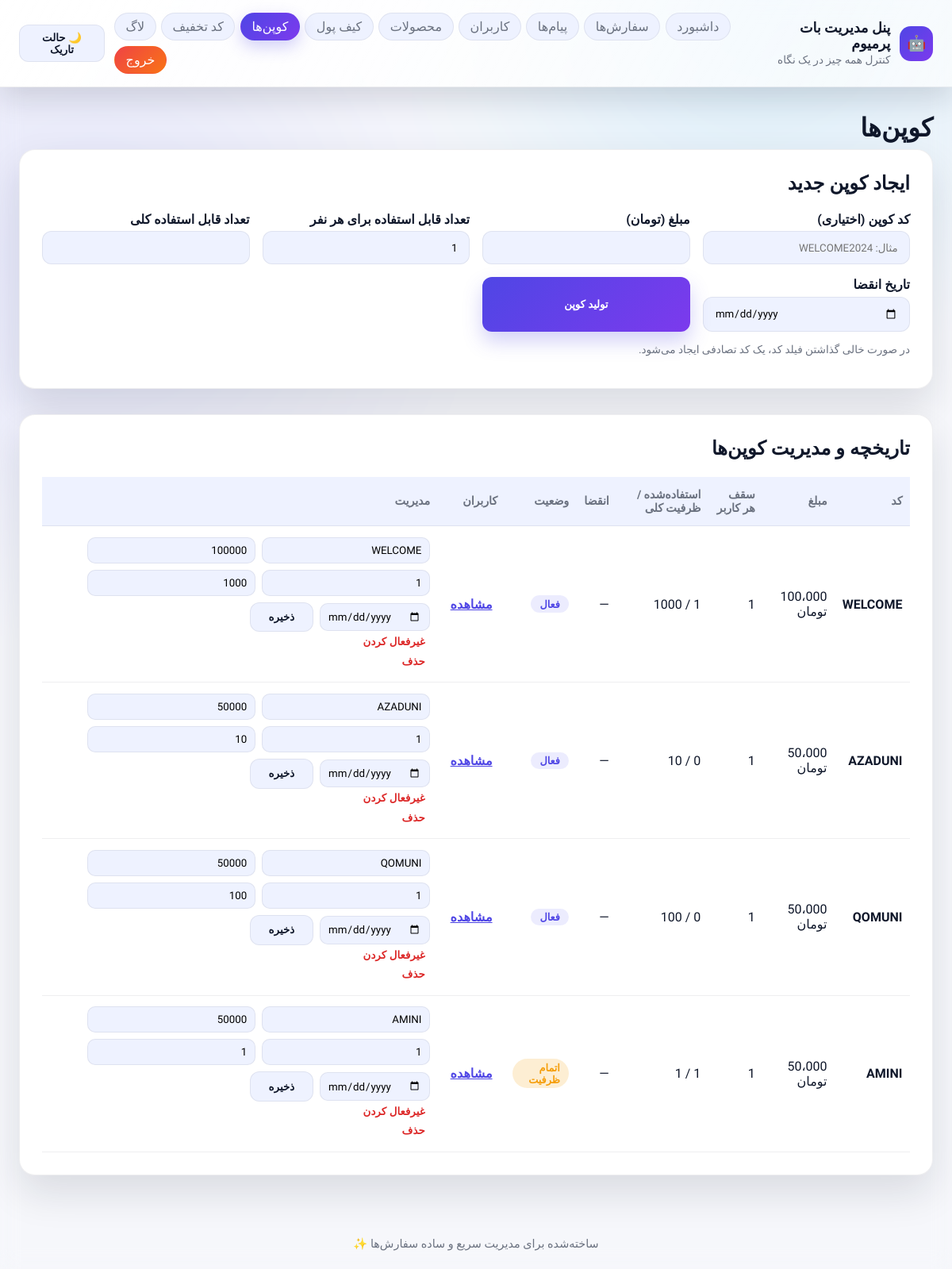
Screenshot of /coupons (signed in) with the database file from the repository.
### tables this page shows
CREATE TABLE coupons(
                id INTEGER PRIMARY KEY AUTOINCREMENT,
                code TEXT UNIQUE NOT NULL,
                amount INTEGER NOT NULL,
                usage_limit INTEGER NOT NULL,
                used_count INTEGER DEFAULT 0,
                is_active INTEGER DEFAULT 1,
                expires_at TEXT,
                created_at TEXT,
                updated_at TEXT
            , usage_limit_per_user INTEGER DEFAULT 1);

### app/webadmin/server.py (the view)
    @app.get("/coupons")
    async def coupons_page(request: Request, user: str = Depends(_login_required)):
        coupons = list_coupons(limit=200)
        now_dt = datetime.now()
        for item in coupons:
            try:
                item["amount"] = int(item.get("amount") or 0)
            except (TypeError, ValueError):
                item["amount"] = 0
            try:
                item["usage_limit"] = int(item.get("usage_limit") or 0)
            except (TypeError, ValueError):
                item["usage_limit"] = 0
            try:
                item["usage_limit_per_user"] = int(item.get("usage_limit_per_user") or 1)
            except (TypeError, ValueError):
                item["usage_limit_per_user"] = 1
            try:
                item["used_count"] = int(item.get("used_count") or 0)
            except (TypeError, ValueError):
                item["used_count"] = 0
            expires_at = item.get("expires_at")
            expires_value = ""
            is_expired = False
            if expires_at:
                try:
                    exp_dt = datetime.fromisoformat(str(expires_at))
                    is_expired = exp_dt < now_dt
                    expires_value = exp_dt.strftime("%Y-%m-%d")
                except ValueError:
                    expires_value = str(expires_at)[:10]
            item["expires_value"] = expires_value
            item["is_expired"] = is_expired
            item["remaining"] = max(item["usage_limit"] - item["used_count"], 0)
            item["is_active"] = bool(item.get("is_active"))
            redemptions = list_coupon_redemptions(item.get("id")) if item.get("id") else []
            item["redeemed_users"] = [
                {"user_id": row.get("user_id"), "times": int(row.get("times_used") or 0)}
                for row in redemptions
                if row.get("user_id") is not None
            ]
        return _render(
            request,
            "coupons.html",
            {
                "title": "مدیریت کوپن‌ها",
                "coupons": coupons,
                "format_amount": _format_amount,
                "format_datetime": _format_datetime,
                "nav": "coupons",
            },
        )

### app/webadmin/templates/coupons.html
{% extends 'base.html' %}
{% block content %}
<h1>کوپن‌ها</h1>
<section class="panel">
    <header><h2>ایجاد کوپن جدید</h2></header>
    <form method="post" action="{{ url_for('coupon_create') }}" class="form-grid">
        <label>کد کوپن (اختیاری)
            <input type="text" name="code" placeholder="مثال: WELCOME2024">
        </label>
        <label>مبلغ (تومان)
            <input type="number" name="amount" min="1" required>
        </label>
        <label>تعداد قابل استفاده برای هر نفر
            <input type="number" name="usage_limit_per_user" min="1" value="1" required>
        </label>
        <label>تعداد قابل استفاده کلی
            <input type="number" name="usage_limit" min="1" required>
        </label>
        <label>تاریخ انقضا
            <input type="date" name="expires_on">
        </label>
        <button type="submit" class="btn-primary">تولید کوپن</button>
    </form>
    <p class="hint">در صورت خالی گذاشتن فیلد کد، یک کد تصادفی ایجاد می‌شود.</p>
</section>
<section class="panel">
    <header><h2>تاریخچه و مدیریت کوپن‌ها</h2></header>
    <table>
        <thead>
            <tr>
                <th>کد</th>
                <th>مبلغ</th>
                <th>سقف هر کاربر</th>
                <th>استفاده‌شده / ظرفیت کلی</th>
                <th>انقضا</th>
                <th>وضعیت</th>
                <th>کاربران</th>
                <th>مدیریت</th>
            </tr>
        </thead>
        <tbody>
            {% for coupon in coupons %}
            <tr>
                <td><strong>{{ coupon.code }}</strong></td>
                <td>{{ format_amount(coupon.amount) }} تومان</td>
                <td>{{ coupon.usage_limit_per_user }}</td>
                <td>{{ coupon.used_count }} / {{ coupon.usage_limit }}</td>
                <td>
                    {% if coupon.expires_at %}
                        {{ format_datetime(coupon.expires_at) }}
                    {% else %}
                        —
                    {% endif %}
                </td>
                <td>
                    {% if not coupon.is_active %}
                        <span class="badge muted">غیرفعال</span>
                    {% elif coupon.is_expired %}
                        <span class="badge expired">منقضی</span>
                    {% elif coupon.usage_limit and coupon.used_count >= coupon.usage_limit %}
                        <span class="badge warning">اتمام ظرفیت</span>
                    {% else %}
                        <span class="badge approved">فعال</span>
                    {% endif %}
                </td>
                <td>
                    <a class="btn-ghost" href="{{ url_for('coupon_redemptions_page', coupon_id=coupon.id) }}">مشاهده</a>
                </td>
                <td>
                    <form method="post" action="{{ url_for('coupon_update', coupon_id=coupon.id) }}" class="form-inline">
                        <input type="text" name="code" value="{{ coupon.code }}" required>
                        <input type="number" name="amount" min="1" value="{{ coupon.amount }}" required>
                        <input type="number" name="usage_limit_per_user" min="1" value="{{ coupon.usage_limit_per_user }}" required>
                        <input type="number" name="usage_limit" min="{{ coupon.used_count if coupon.used_count else 1 }}" value="{{ coupon.usage_limit }}" required>
                        <input type="date" name="expires_on" value="{{ coupon.expires_value }}">
                        <button type="submit" class="btn-secondary">ذخیره</button>
                    </form>
                    <div class="action-row">
                        <form method="post" action="{{ url_for('coupon_toggle', coupon_id=coupon.id) }}">
                            {% if coupon.is_active %}
                                <button type="submit" class="btn-ghost danger">غیرفعال کردن</button>
                            {% else %}
                                <button type="submit" class="btn-ghost">فعال کردن</button>
                            {% endif %}
                        </form>
                        <form method="post" action="{{ url_for('coupon_delete', coupon_id=coupon.id) }}" onsubmit="return confirm('حذف این کد تخفیف قطعی است. ادامه می‌دهید؟');">
                            <button type="submit" class="btn-ghost danger">حذف</button>
                        </form>
                    </div>
                </td>
            </tr>
            {% else %}
            <tr>
                <td colspan="8" class="empty">کوپنی ثبت نشده است.</td>
            </tr>
            {% endfor %}
        </tbody>
    </table>
</section>
{% endblock %}

### app/webadmin/static/styles.css (style rules this page uses)
:root { color-scheme: light dark; --bg: radial-gradient(circle at 10% 20%, rgba(99,102,241,0.12), transparent 30%), radial-gradient(circle at 80% 0%, rgba(14,165,233,0.12), transparent 26%), #f6f7fb; --surface: #ffffff; --surface-alt: #eef2ff; --surface-ghost: rgba(255, 255, 255, 0.65); --text: #0f172a; --muted: #6b7280; --accent: #4f46e5; --accent-strong: #7c3aed; --border: rgba(15, 23, 42, 0.07); --success: #16a34a; --warning: #f59e0b; --danger: #dc2626; font-family: "Vazirmatn", "IRANSans", "Tahoma", sans-serif; background-attachment: fixed; }
* { box-sizing: border-box; }
body { margin: 0; background: var(--bg); color: var(--text); min-height: 100vh; }
h1, h2, h3 { margin: 0 0 0.5rem 0; font-weight: 700; }
label { display: flex; flex-direction: column; gap: 0.35rem; font-weight: 600; color: var(--text); }
.btn-primary { background: linear-gradient(135deg, var(--accent), var(--accent-strong)); color: white; border: none; padding: 0.75rem 1.6rem; border-radius: 12px; cursor: pointer; font-weight: 700; letter-spacing: -0.01em; box-shadow: 0 12px 24px rgba(79, 70, 229, 0.25); transition: transform 0.15s ease, box-shadow 0.15s ease; }
.btn-secondary { background: var(--surface-alt); color: var(--text); border: 1px solid var(--border); padding: 0.65rem 1.4rem; border-radius: 12px; cursor: pointer; font-weight: 600; }
.btn-ghost { background: transparent; border: none; color: var(--accent); cursor: pointer; font-weight: 600; padding: 0.3rem 0.4rem; }
.btn-ghost.danger { color: var(--danger); }
.panel { background: var(--surface); border-radius: 20px; box-shadow: 0 22px 50px rgba(15, 23, 42, 0.12); padding: 1.75rem; margin-bottom: 2rem; border: 1px solid var(--border); }
.panel header { display: flex; align-items: flex-start; justify-content: space-between; margin-bottom: 1rem; gap: 1rem; }
.panel header h2 { margin-bottom: 0.35rem; }
.table, table { width: 100%; border-collapse: collapse; }
table th, table td { padding: 0.85rem 0.6rem; border-bottom: 1px solid var(--border); text-align: right; }
.table thead tr, table thead tr { background: var(--surface-alt); }
table tbody tr:nth-child(odd) { background: var(--surface); }
table th { color: var(--muted); font-size: 0.9rem; font-weight: 700; letter-spacing: -0.01em; }
.badge { display: inline-block; padding: 0.2rem 0.7rem; border-radius: 999px; font-size: 0.8rem; background: #e5e7eb; color: #1f2933; font-weight: 700; }
.badge.approved, .badge.in_progress, .badge.ready_to_deliver { background: rgba(99, 102, 241, 0.12); color: var(--accent); }
.badge.warning { background: rgba(245, 158, 11, 0.18); color: var(--warning); }
.form-grid { display: grid; gap: 1rem; grid-template-columns: repeat(auto-fit, minmax(220px, 1fr)); }
.form-grid textarea, .form-grid input, .form-grid select { width: 100%; padding: 0.78rem 0.9rem; border-radius: 12px; border: 1px solid var(--border); font-family: inherit; background: var(--surface-alt); }
.form-inline { display: flex; flex-wrap: wrap; gap: 0.5rem; align-items: center; }
.form-inline input { padding: 0.5rem 0.6rem; border-radius: 10px; border: 1px solid var(--border); min-width: 110px; font-family: inherit; background: var(--surface-alt); }
.hint { color: var(--muted); font-size: 0.85rem; }

### rows the page displays
coupons: code "WELCOME", amount "100،000", usage_limit_per_user "1", usage_limit "1000", is_active "فعال", amount "100000"
coupons: code "AZADUNI", amount "50،000", usage_limit_per_user "1", usage_limit "10", is_active "فعال", amount "50000"
coupons: code "QOMUNI", amount "50،000", usage_limit_per_user "1", usage_limit "100", is_active "فعال", amount "50000"
coupons: code "AMINI", amount "50،000", usage_limit_per_user "1", usage_limit "1", is_active "اتمام ظرفیت", amount "50000"

### other values shown
{{ '☀️ حالت روشن' if theme == 'dark' else '🌙 حالت تاریک' }} "🌙 حالت تاریک"
